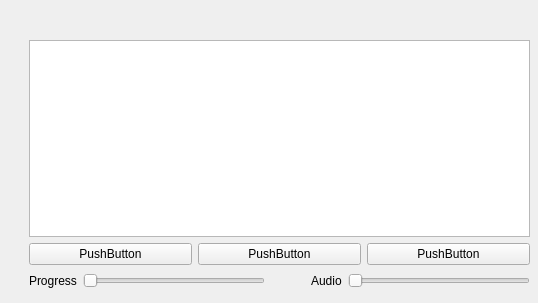
<?xml version="1.0" encoding="UTF-8"?>
<ui version="4.0">
 <class>MediaPlayer</class>
 <widget class="QWidget" name="MediaPlayer">
  <property name="geometry">
   <rect>
    <x>0</x>
    <y>0</y>
    <width>538</width>
    <height>303</height>
   </rect>
  </property>
  <property name="windowTitle">
   <string>Form</string>
  </property>
  <widget class="QWidget" name="verticalLayoutWidget">
   <property name="geometry">
    <rect>
     <x>29</x>
     <y>40</y>
     <width>501</width>
     <height>251</height>
    </rect>
   </property>
   <layout class="QVBoxLayout" name="verticalLayout">
    <property name="sizeConstraint">
     <enum>QLayout::SetDefaultConstraint</enum>
    </property>
    <item>
     <widget class="QTextEdit" name="textEdit"/>
    </item>
    <item>
     <layout class="QHBoxLayout" name="horizontalLayout">
      <item>
       <widget class="QPushButton" name="playButton">
        <property name="text">
         <string>PushButton</string>
        </property>
       </widget>
      </item>
      <item>
       <widget class="QPushButton" name="pushButton">
        <property name="text">
         <string>PushButton</string>
        </property>
       </widget>
      </item>
      <item>
       <widget class="QPushButton" name="pushButton_2">
        <property name="text">
         <string>PushButton</string>
        </property>
       </widget>
      </item>
     </layout>
    </item>
    <item>
     <layout class="QHBoxLayout" name="horizontalLayout_3">
      <item>
       <widget class="QLabel" name="label_2">
        <property name="text">
         <string>Progress</string>
        </property>
       </widget>
      </item>
      <item>
       <widget class="QSlider" name="horizontalSlider">
        <property name="orientation">
         <enum>Qt::Horizontal</enum>
        </property>
       </widget>
      </item>
      <item>
       <spacer name="horizontalSpacer">
        <property name="orientation">
         <enum>Qt::Horizontal</enum>
        </property>
        <property name="sizeType">
         <enum>QSizePolicy::Minimum</enum>
        </property>
        <property name="sizeHint" stdset="0">
         <size>
          <width>40</width>
          <height>20</height>
         </size>
        </property>
       </spacer>
      </item>
      <item>
       <widget class="QLabel" name="label">
        <property name="text">
         <string>Audio</string>
        </property>
       </widget>
      </item>
      <item>
       <widget class="QSlider" name="horizontalSlider_2">
        <property name="orientation">
         <enum>Qt::Horizontal</enum>
        </property>
       </widget>
      </item>
     </layout>
    </item>
   </layout>
  </widget>
 </widget>
 <resources/>
 <connections/>
</ui>
